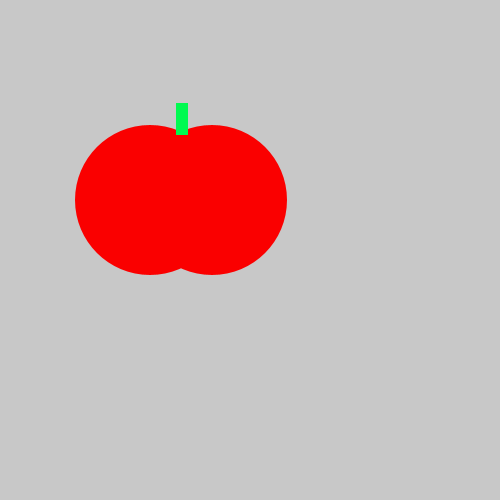
Frame 1 (no input)
Frame 60 (the mouse pressed at the canvas centre just before this capture): identical to frame 1, image omitted
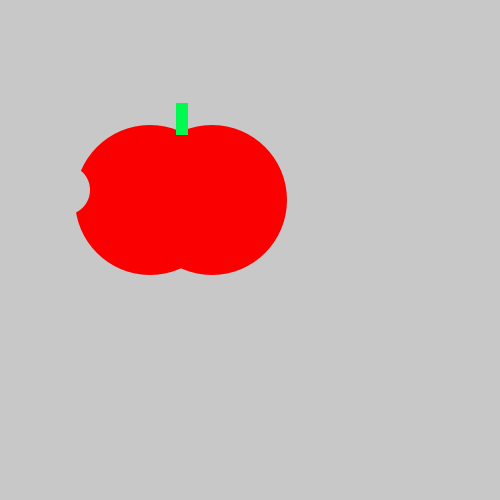
Frame 120 (the mouse held since frame 60 and released just before this capture)

The Processing sketch that drew these frames (run headless with seeded random() and noise(); from frame 60 on, the mouse is pressed at the canvas centre):

// Processing sketch: TastyTamto
// ── TastyTamto.pde
void setup() {
  size(500, 500);
}
void draw() {
  background(200, 200, 200);
  noStroke();
  fill(250, 0, 0);
  ellipse(150, 200, 150, 150);
  ellipse(212, 200, 150, 150);
  fill(0, 250, 80);
  rect(176, 103, 12, 32);
  fill(200, 200, 200);
  if (mousePressed) {
    ellipse(65, 190, 50, 50);
  }
}
